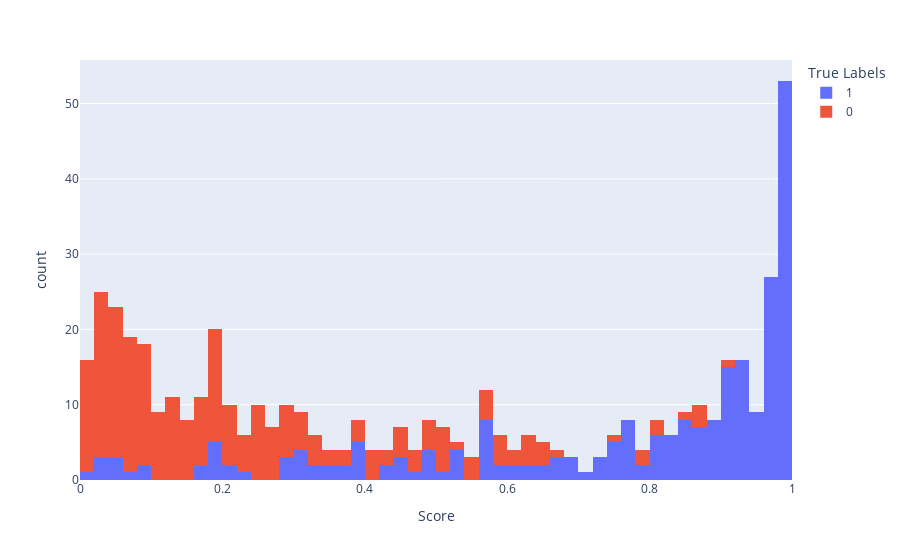

This figure's notebook cell:
### Code cell
# The histogram of scores compared to true labels
fig_hist = px.histogram(
    x=y_score,
    color=y,
    nbins=50,
    labels=dict(color='True Labels', x='Score')
)
fig_hist.show()

### Figure 1 — Plotly figure (JSON) as saved in the notebook; plotly's stock layout.template omitted (floating-point values rounded to 4 significant figures; data arrays with more than 128 entries replaced by an {"elided": "..."} marker saying what was removed)
{"data": [{"alignmentgroup": "True", "bingroup": "x", "hovertemplate": "True Labels=1<br>Score=%{x}<br>count=%{y}<extra></extra>", "legendgroup": "1", "marker": {"color": "#636efa", "pattern": {"shape": ""}}, "name": "1", "nbinsx": 50, "offsetgroup": "1", "orientation": "v", "showlegend": true, "type": "histogram", "x": {"elided": "249 float values"}, "xaxis": "x", "yaxis": "y"}, {"alignmentgroup": "True", "bingroup": "x", "hovertemplate": "True Labels=0<br>Score=%{x}<br>count=%{y}<extra></extra>", "legendgroup": "0", "marker": {"color": "#EF553B", "pattern": {"shape": ""}}, "name": "0", "nbinsx": 50, "offsetgroup": "0", "orientation": "v", "showlegend": true, "type": "histogram", "x": {"elided": "251 float values"}, "xaxis": "x", "yaxis": "y"}], "layout": {"barmode": "relative", "legend": {"title": {"text": "True Labels"}, "tracegroupgap": 0}, "margin": {"t": 60}, "xaxis": {"anchor": "y", "domain": [0, 1], "title": {"text": "Score"}}, "yaxis": {"anchor": "x", "domain": [0, 1], "title": {"text": "count"}}}}
